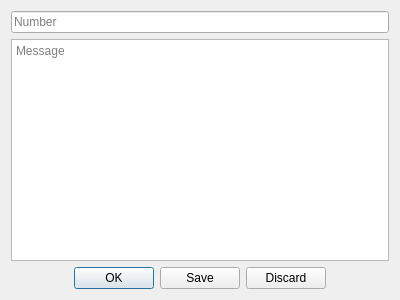
<?xml version="1.0" encoding="UTF-8"?>
<ui version="4.0">
 <class>composer</class>
 <widget class="QDialog" name="composer">
  <property name="geometry">
   <rect>
    <x>0</x>
    <y>0</y>
    <width>400</width>
    <height>300</height>
   </rect>
  </property>
  <property name="windowTitle">
   <string>Composer</string>
  </property>
  <layout class="QHBoxLayout" name="horizontalLayout">
   <item>
    <layout class="QVBoxLayout" name="verticalLayout">
     <item>
      <widget class="QLineEdit" name="number">
       <property name="placeholderText">
        <string>Number</string>
       </property>
      </widget>
     </item>
     <item>
      <widget class="QTextEdit" name="message">
       <property name="placeholderText">
        <string>Message</string>
       </property>
      </widget>
     </item>
     <item>
      <widget class="QDialogButtonBox" name="buttonBox">
       <property name="orientation">
        <enum>Qt::Horizontal</enum>
       </property>
       <property name="standardButtons">
        <set>QDialogButtonBox::Discard|QDialogButtonBox::Ok|QDialogButtonBox::Save</set>
       </property>
       <property name="centerButtons">
        <bool>true</bool>
       </property>
      </widget>
     </item>
    </layout>
   </item>
  </layout>
 </widget>
 <resources/>
 <connections/>
</ui>
